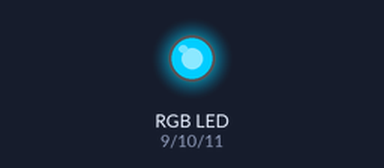
Simulated run of this sketch. Board: Arduino Uno, built with avr-gcc and run on an emulated ATmega328P. Parts: an RGB LED mixed from three pins (HIGH = lit).

Above: at 0.1 s.
Timing chart, 0 to 1.6 s (numbered marks = the images above):
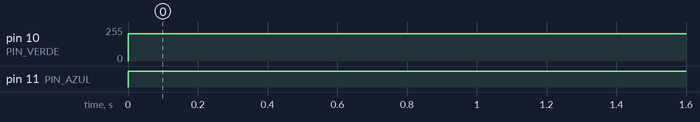

Measured:
- by itself, pin 10 (PIN_VERDE): 0/255 → 205/255 at 0.00 s
- by itself, pin 11 (PIN_AZUL): LOW → HIGH at 0.00 s

The sketch:

naranjaledrgb.ino
```cpp
/*
  Código para controlar un LED RGB de Ánodo Común con un RGBDuino.
  Cicla a través de las 8 combinaciones de colores principales con
  un intervalo de 2 segundos.
*/

// Define los pines PWM para cada color del LED
const int PIN_ROJO = 9;
const int PIN_VERDE = 10;
const int PIN_AZUL = 11;

void setup() {
  // Configura los pines de color como salidas
  pinMode(PIN_ROJO, OUTPUT);
  pinMode(PIN_VERDE, OUTPUT);
  pinMode(PIN_AZUL, OUTPUT);
}

// Función para establecer el color del LED.
// Para Ánodo Común, un valor de 255 apaga el LED y 0 lo enciende al máximo.
// Por eso restamos el valor deseado de 255.
void establecerColor(int valorRojo, int valorVerde, int valorAzul) {
  analogWrite(PIN_ROJO, 255 - valorRojo);
  analogWrite(PIN_VERDE, 255 - valorVerde);
  analogWrite(PIN_AZUL, 255 - valorAzul);
}

void loop() {
  establecerColor(255, 50, 0);
  delay(2000);
}
```
